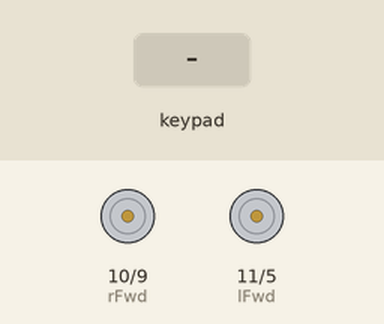
This sketch was run on a simulated Arduino Uno, built with avr-gcc and run on an emulated ATmega328P. Shown: motor-driver pin pairs drawn as motors (green arrow = first pin HIGH = forward, orange = second pin HIGH = backward, longer = more drive). The inputs (shaded band) are chosen by the test bench.

Above: at 1.2 s.
1.3 s: key 'U' pressed
At 1.9 s:
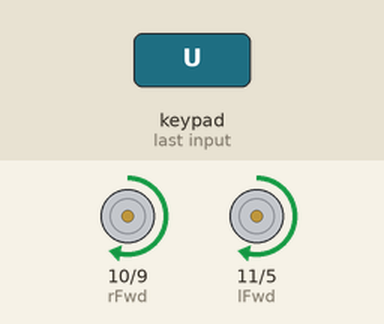
2.8 s: key 'D' pressed
At 4.0 s:
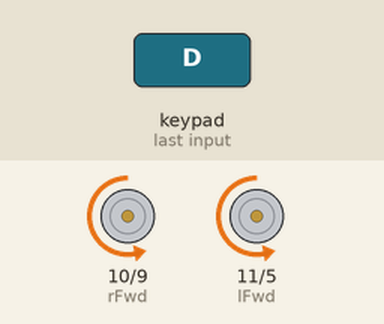
4.3 s: key 'L' pressed
At 5.4 s:
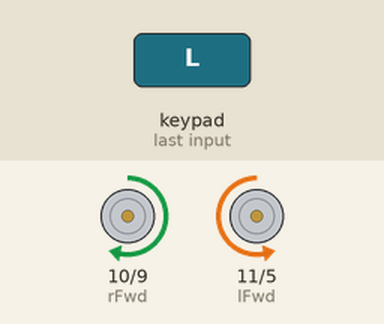
5.8 s: key 'R' pressed
At 6.5 s:
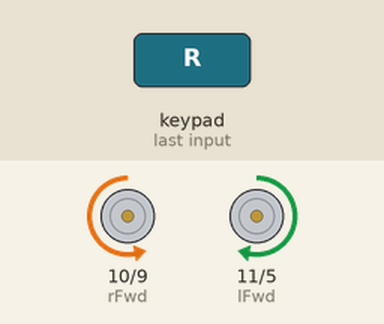
Timing chart, 0 to 8.3 s (numbered marks = the images above; inputs shaded):
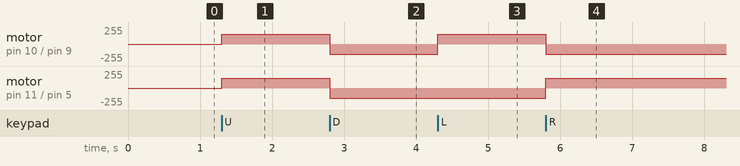

Measured:
- after the input at 1.3 s, motor on pin 10 (rFwd) / pin 9 (rBwd), motor on pin 11 (lFwd) / pin 5 (lBwd): stopped → forward 150/255 at once
- after the input at 2.8 s, motor on pin 10 (rFwd) / pin 9 (rBwd), motor on pin 11 (lFwd) / pin 5 (lBwd): forward 150/255 → backward 150/255 at once
- after the input at 4.3 s, motor on pin 10 (rFwd) / pin 9 (rBwd): backward 150/255 → forward 150/255 at once
- after the input at 5.8 s, motor on pin 10 (rFwd) / pin 9 (rBwd): forward 150/255 → backward 150/255 at once; motor on pin 11 (lFwd) / pin 5 (lBwd): backward 150/255 → forward 150/255 at once

The sketch:

Code.ino
```cpp
//requires Dabble app
#include <Dabble.h>
// Enable the Motor Control module
#define CUSTOM_SETTINGS
#define INCLUDE_GAMEPAD_MODULE   // or INCLUDE_MOTORCONTROL_MODULE depending on which you use
// Motor pins
int lBwd = 5;
int lFwd = 11;
int rBwd = 9;
int rFwd = 10;
// Sensor pins and thresholds
int rSans=A1; //left
int lSans=A0; //right
int rB=300; // left sensor
int lB=400; // right sensor
int speed=150; // speed variable
char* mode = "control"; // variable whose definition determines the mode


void setup() {
  pinMode(rFwd, OUTPUT);
  pinMode(rBwd, OUTPUT);
  pinMode(lFwd, OUTPUT);
  pinMode(lBwd, OUTPUT);
  Serial.begin(9600);
  Dabble.begin(9600);   // HC-05 default baud rate
}


// --- Motor functions ---
void left() { // go left
  analogWrite(rBwd, 0);
  analogWrite(lFwd, 0);
  analogWrite(lBwd, speed);
  analogWrite(rFwd, speed);
}


void right() { // go right
  analogWrite(lBwd, 0);
  analogWrite(rFwd, 0);
  analogWrite(rBwd, speed);
  analogWrite(lFwd, speed);
}


void forward() { // go forewards
  analogWrite(rBwd, 0);
  analogWrite(lBwd, 0);
  analogWrite(rFwd, speed);
  analogWrite(lFwd, speed);
}


void backward() { // go backwards
  analogWrite(rFwd, 0);
  analogWrite(lFwd, 0);
  analogWrite(rBwd, speed);
  analogWrite(lBwd, speed);
}


void stopMotors() { // halt
  analogWrite(rFwd, 0);
  analogWrite(rBwd, 0);
  analogWrite(lFwd, 0);
  analogWrite(lBwd, 0);
}


void loop() {
  Dabble.processInput();
  if (GamePad.isCrossPressed()) {mode="line";} // if X is pressed switch to line tracking
  if (GamePad.isTrianglePressed()) {mode="control";} // if Triangle is pressed switch to Bluetooth control
    // if statements checking the status of various buttons
  if (mode=="control") { // if in Bluetooth mode
    if (GamePad.isUpPressed()) forward(); // go forwards if up pressed
    if (GamePad.isDownPressed()) backward(); // go backwards if backwards pressed
    if (GamePad.isLeftPressed()) left(); // go left if left pressed
    if (GamePad.isRightPressed()) right(); // go right if right pressed
  }

  if (mode == "line"){
    // go forward
    analogWrite(rBwd, 0);
    analogWrite(lBwd, 0);
    analogWrite(rFwd, speed);
    analogWrite(lFwd, speed);
    while (true) {
      Dabble.processInput();
      if (analogRead(rSans)<rB && lB>analogRead(lSans)){
        forward(); // if no sensor reads black go forwards
      }


      if (analogRead(rSans)>rB && analogRead(rSans)>analogRead(lSans)){
        right(); // if right sensor reads black go right
      }


      if (analogRead(lSans)>lB && analogRead(rSans)<analogRead(lSans)){
        left(); // if left sensor reads black go left
      }


      if (GamePad.isTrianglePressed()) {
        mode="control";
        break; // if Triangle is pressed switch to Bluetooth control and exit the while loop
      }
    }
  }
}
```
